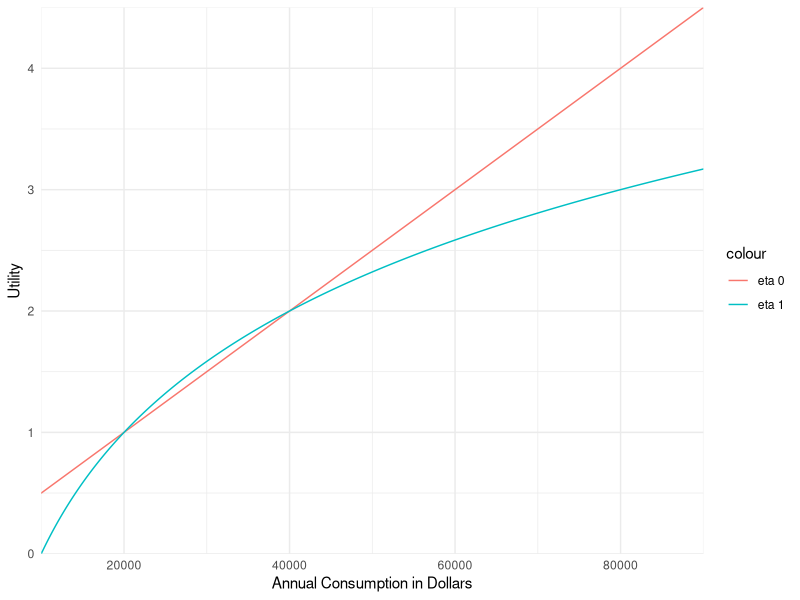
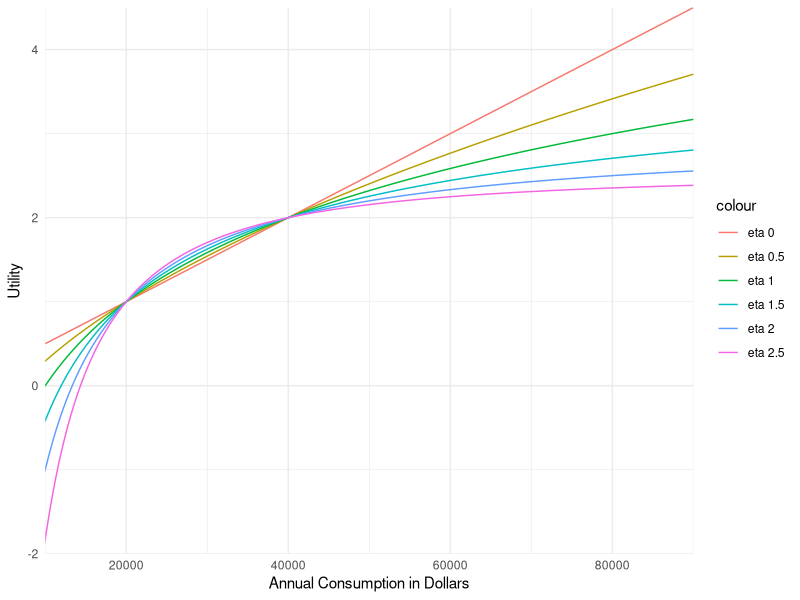
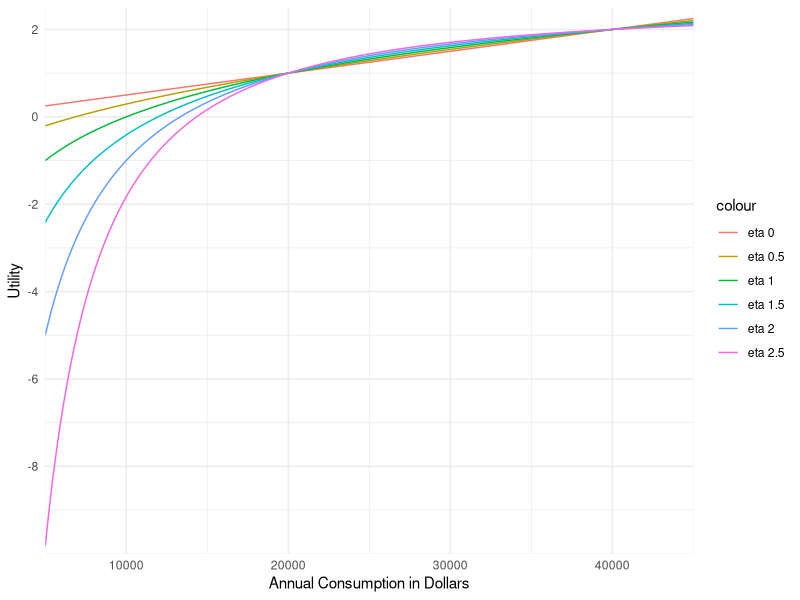
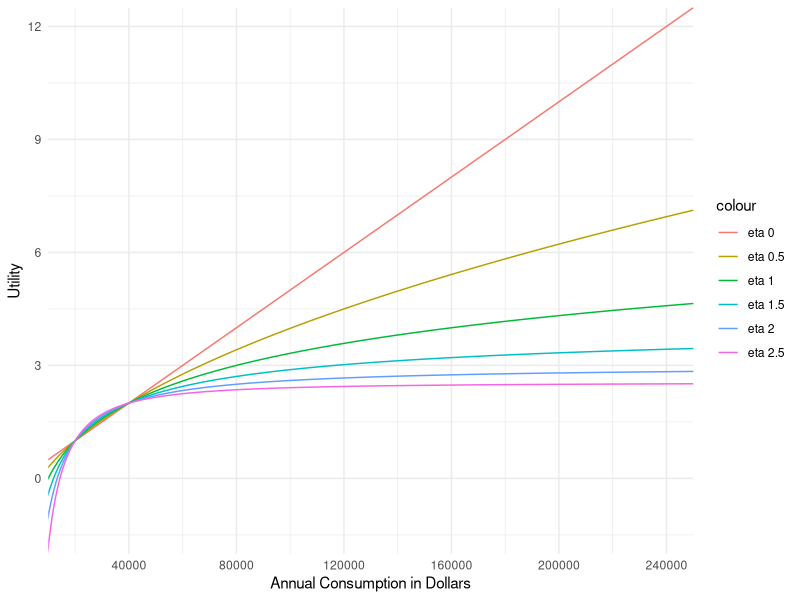
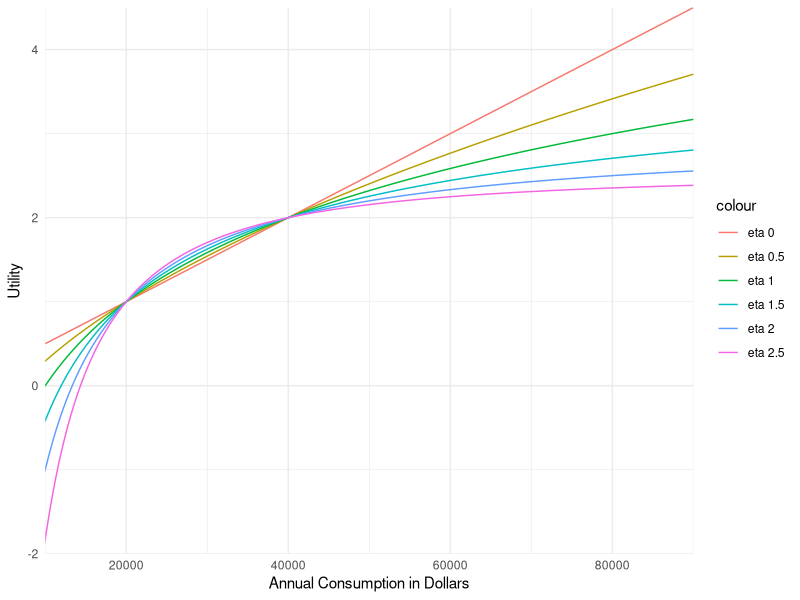

These charts were generated, in order, by the following R code:
## ---- chunk 1
#| include: false
require(tidyverse)
require(gganimate)
require(scales)
## ---- chunk 2
#| include: false
#| cache: true

f0 <- function(x) {x}
f1 <- function(x) {x^0.5}
f2 <- function(x) {log(x)}
f3 <- function(x) {-(x^-0.5)}
f4 <- function(x) {-1/x}
f5 <- function(x) {-(x^-1.5)}

u10 <- f0(20000)
u11 <- f1(20000)
u12 <- f2(20000)
u13 <- f3(20000)
u14 <- f4(20000)
u15 <- f5(20000)

u20 <- f0(40000)
u21 <- f1(40000)
u22 <- f2(40000)
u23 <- f3(40000)
u24 <- f4(40000)
u25 <- f5(40000)

a0 <- 1/(u20 - u10)
a1 <- 1/(u21 - u11)
a2 <- 1/(u22 - u12)
a3 <- 1/(u23 - u13)
a4 <- 1/(u24 - u14)
a5 <- 1/(u25 - u15)

b0 <- 1 - u10 * a0
b1 <- 1 - u11 * a1
b2 <- 1 - u12 * a2
b3 <- 1 - u13 * a3
b4 <- 1 - u14 * a4
b5 <- 1 - u15 * a5

g0 <- function(x){a0 * f0(x) + b0}
g1 <- function(x){a1 * f1(x) + b1}
g2 <- function(x){a2 * f2(x) + b2}
g3 <- function(x){a3 * f3(x) + b3}
g4 <- function(x){a4 * f4(x) + b4}
g5 <- function(x){a5 * f5(x) + b5}

utility_tibble <- tibble(
  Consumption = c(500:25000) * 10
) |>
  mutate(
    u0 = g0(Consumption),
    u1 = g1(Consumption),
    u2 = g2(Consumption),
    u3 = g3(Consumption),
    u4 = g4(Consumption),
    u5 = g5(Consumption),
  )

base <-
  ggplot(utility_tibble) +
  theme_minimal() +
  labs(y = "Utility", x = "Annual Consumption in Dollars")
## ---- chunk 3
#| label: fig-variable-eta-first
#| fig-cap: "The relation between utility and consumption for two values of eta."
#| echo: false
#| cache: true
#! warning: false
#| message: false

the_graph <- base + 
  geom_line(aes(x = Consumption, y = u0, color = "eta 0")) +
  geom_line(aes(x = Consumption, y = u2, color = "eta 1")) +
  coord_cartesian(xlim = c(10000, 90000), ylim=c(0, 4.5), expand = FALSE) +
  scale_x_continuous(breaks = 1:4*20000)

the_graph
## ---- chunk 4
#| label: fig-variable-eta-second
#| fig-cap: "The relation between utility and consumption for six values of eta."
#| echo: false
#| cache: true
#! warning: false
#| message: false

second_graph <- base + 
  geom_line(aes(x = Consumption, y = u0, color = "eta 0")) +
  geom_line(aes(x = Consumption, y = u1, color = "eta 0.5")) +
  geom_line(aes(x = Consumption, y = u2, color = "eta 1")) +
  geom_line(aes(x = Consumption, y = u3, color = "eta 1.5")) +
  geom_line(aes(x = Consumption, y = u4, color = "eta 2")) +
  geom_line(aes(x = Consumption, y = u5, color = "eta 2.5")) +
  coord_cartesian(xlim = c(10000, 90000), ylim=c(-2, 4.5), expand = FALSE) +
  scale_x_continuous(breaks = 1:4*20000)

second_graph
## ---- chunk 5
#| label: fig-variable-eta-low-c
#| fig-cap: "The relation between utility and consumption for six values of eta for low consumption."
#| echo: false
#| cache: true
#! warning: false
#| message: false

low_c_graph <- base + 
  geom_line(aes(x = Consumption, y = u0, color = "eta 0")) +
  geom_line(aes(x = Consumption, y = u1, color = "eta 0.5")) +
  geom_line(aes(x = Consumption, y = u2, color = "eta 1")) +
  geom_line(aes(x = Consumption, y = u3, color = "eta 1.5")) +
  geom_line(aes(x = Consumption, y = u4, color = "eta 2")) +
  geom_line(aes(x = Consumption, y = u5, color = "eta 2.5")) +
  coord_cartesian(xlim = c(5000, 45000), ylim=c(-10, 2.5), expand = FALSE) +
  scale_x_continuous(breaks = 1:4*10000) +
  scale_y_continuous(breaks = (-4):1 * 2)

low_c_graph
## ---- chunk 6
#| label: fig-variable-eta-high-c
#| fig-cap: "The relation between utility and consumption for six values of eta for high consumption."
#| echo: false
#| cache: true
#! warning: false
#| message: false

high_c_graph <- base + 
  geom_line(aes(x = Consumption, y = u0, color = "eta 0")) +
  geom_line(aes(x = Consumption, y = u1, color = "eta 0.5")) +
  geom_line(aes(x = Consumption, y = u2, color = "eta 1")) +
  geom_line(aes(x = Consumption, y = u3, color = "eta 1.5")) +
  geom_line(aes(x = Consumption, y = u4, color = "eta 2")) +
  geom_line(aes(x = Consumption, y = u5, color = "eta 2.5")) +
  coord_cartesian(xlim = c(10000, 250000), ylim=c(-2, 12.5), expand = FALSE) +
  scale_x_continuous(breaks = 1:6*40000) +
  scale_y_continuous(breaks = 0:12 * 3)

high_c_graph
## ---- chunk 7
#| label: fig-variable-eta-reprise
#| fig-cap: "The relation between utility and consumption for six values of eta."
#| echo: false
#| cache: true
#! warning: false
#| message: false

second_graph
